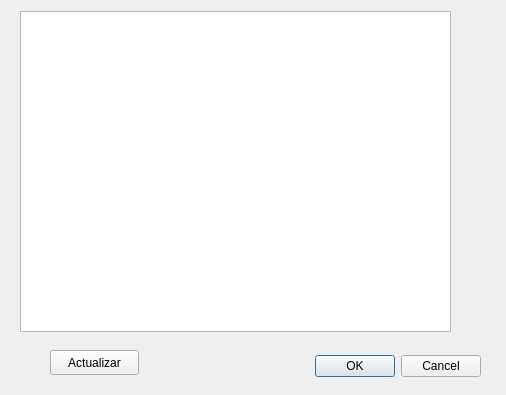
<?xml version="1.0" encoding="UTF-8"?>
<ui version="4.0">
 <class>DTablaBolas</class>
 <widget class="QDialog" name="DTablaBolas">
  <property name="geometry">
   <rect>
    <x>0</x>
    <y>0</y>
    <width>506</width>
    <height>395</height>
   </rect>
  </property>
  <property name="windowTitle">
   <string>Dialog</string>
  </property>
  <widget class="QDialogButtonBox" name="buttonBox">
   <property name="geometry">
    <rect>
     <x>140</x>
     <y>350</y>
     <width>341</width>
     <height>32</height>
    </rect>
   </property>
   <property name="orientation">
    <enum>Qt::Horizontal</enum>
   </property>
   <property name="standardButtons">
    <set>QDialogButtonBox::Cancel|QDialogButtonBox::Ok</set>
   </property>
  </widget>
  <widget class="QTableView" name="tablaBolas">
   <property name="geometry">
    <rect>
     <x>20</x>
     <y>11</y>
     <width>431</width>
     <height>321</height>
    </rect>
   </property>
  </widget>
  <widget class="QPushButton" name="botonActualizar">
   <property name="geometry">
    <rect>
     <x>50</x>
     <y>350</y>
     <width>89</width>
     <height>25</height>
    </rect>
   </property>
   <property name="text">
    <string>Actualizar</string>
   </property>
  </widget>
 </widget>
 <resources/>
 <connections>
  <connection>
   <sender>buttonBox</sender>
   <signal>accepted()</signal>
   <receiver>DTablaBolas</receiver>
   <slot>accept()</slot>
   <hints>
    <hint type="sourcelabel">
     <x>248</x>
     <y>254</y>
    </hint>
    <hint type="destinationlabel">
     <x>157</x>
     <y>274</y>
    </hint>
   </hints>
  </connection>
  <connection>
   <sender>buttonBox</sender>
   <signal>rejected()</signal>
   <receiver>DTablaBolas</receiver>
   <slot>reject()</slot>
   <hints>
    <hint type="sourcelabel">
     <x>316</x>
     <y>260</y>
    </hint>
    <hint type="destinationlabel">
     <x>286</x>
     <y>274</y>
    </hint>
   </hints>
  </connection>
 </connections>
</ui>
